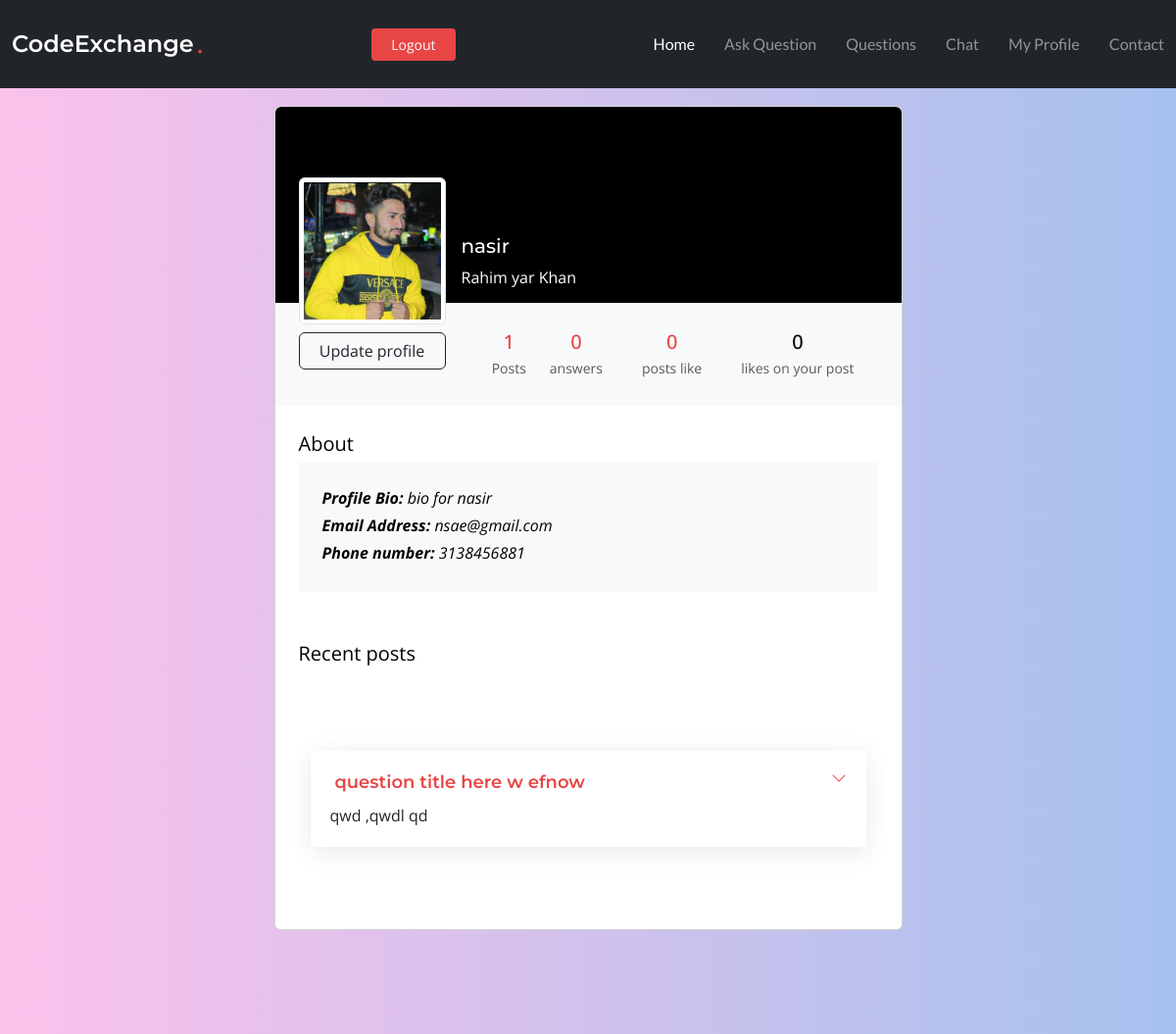
Page /profile/5 (signed in, upper part) on the earlier database version.
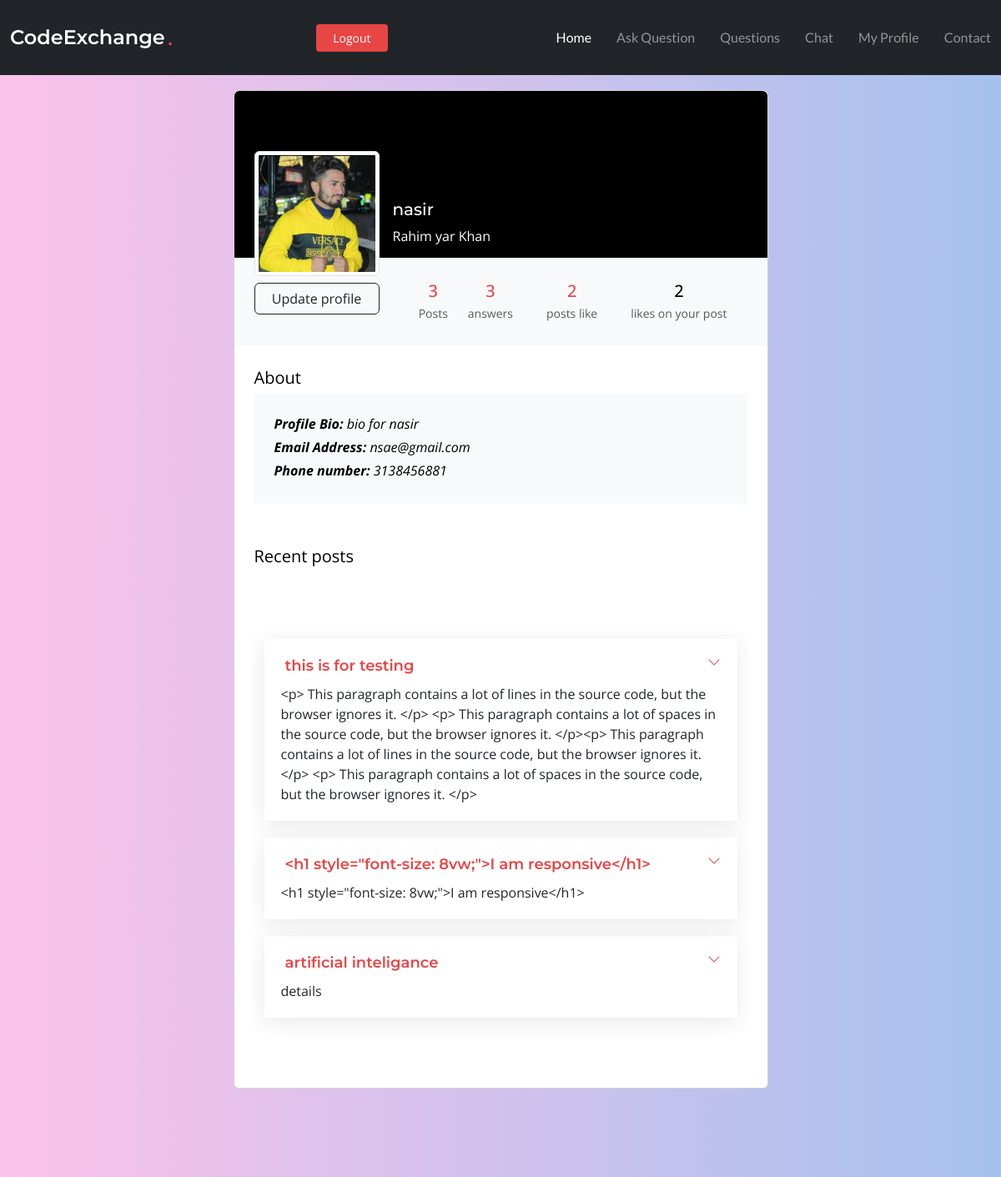
Same page on the later database version.
### app/models.py (models this page shows, shortened)
class Questions(models.Model):
    user = models.ForeignKey(User, on_delete=models.CASCADE)
    title = models.CharField(max_length=1000)
    content = HTMLField()
    likes = models.ManyToManyField(User, related_name='like')
    date_created = models.DateTimeField(default=timezone.now)
    image = models.ImageField(upload_to='question_pic', blank=True, null=True)

### app/views.py (the view)
# urls.py: path("profile/<int:id>", views.profile, name="profile"),
@login_required(login_url='login')
def profile(request, id):
    user = get_object_or_404(User, pk= id)
    total_likes = Questions.objects.filter(likes=user.id).aggregate(total_likes=Count('likes'))['total_likes']
    user_profile = User_profile.objects.filter(user=user.id)
    question_asked = Questions.objects.filter(user=user.id).order_by('-date_created')[:5]
    total_likes_on_yourpost = Questions.objects.filter(user=user).aggregate(total_likes=Count('likes'))['total_likes']
    answers = Answer.objects.filter(name=user)
    return render(request , 'app/profile.html',{'profile':user_profile,'question_asked':question_asked,'answers':answers,'total_likes':total_likes,'total_likes_on_yourpost':total_likes_on_yourpost})

### app/templates/app/profile.html (shortened to what the changed rows need)
{% extends 'base.html' %}
{% block content %}
{% if profile %}
<section class="h-100 gradient-custom-2">
    <div class="container py-5 h-100">
      <div class="row d-flex justify-content-center align-items-center h-100">
        <div class="col col-lg-9 col-xl-7">
          <div class="card">
            <div class="rounded-top text-white d-flex flex-row" style="background-color: #000; height:200px;">
              <div class="ms-4 mt-5 d-flex flex-column" style="width: 150px;">
                <img src="{{ user.profile.image.url }}"
                  alt="Generic placeholder image" class="img-fluid img-thumbnail mt-4 mb-2"
                  style="width: 150px; z-index: 1">
                 <a class="btn btn-outline-dark" style="z-index: 1;" href="{% url 'update_profile' user.id %}">Update profile</a>
              </div>
              <div class="ms-3" style="margin-top: 130px;">
                <h5>{{ user.username }}</h5>
                <p>{{ user.profile.city}}</p>
              </div>
            </div>
            <div class="p-4 text-black" style="background-color: #f8f9fa;">
              <div class="d-flex justify-content-end text-center py-1">
                <a href="{% url 'user_posts' user.id %}">
                <div>
                  <p class="mb-1 h5">{{ question_asked|length }}</p>
                  <p class="small text-muted mb-0">Posts</p>
                </div>
              </a>
                <a href="{% url 'posted_answers' user.id %}">
                <div class="px-3 mx-2">
                  <p class="mb-1 h5">{{ answers|length }}</p>
                  <p class="small text-muted mb-0">answers</p>
                </div>
              </a>
                <a href="{% url 'liked_post' user.id %}">
                <div class="px-3">
                  <p class="mb-1 h5">{{ total_likes }}</p>
                  <p class="small text-muted mb-0">posts like</p>
                </div>
                </a>
                <div class="px-3 mx-2">
                  <p class="mb-1 h5">{{ total_likes_on_yourpost }}</p>
                  <p class="small text-muted mb-0">likes on your post</p>
                </div>
              </div>
            </div>
            <div class="card-body p-4 text-black">
              <div class="mb-5">
                <p class="lead fw-normal mb-1">About</p>
                <div class="p-4" style="background-color: #f8f9fa;">
                  <p class="font-italic mb-1"><b>Profile Bio:</b> {{ user.profile.bio }}</p>
                  <p class="font-italic mb-1"><b>Email Address:</b> {{ user.email }}</p>
                  <p class="font-italic mb-1"><b>Phone number: </b>{{ user.profile.phone }}</p>
                </div>
              </div>
              <div class="d-flex justify-content-between align-items-center mb-4">
                <p class="lead fw-normal mb-0">Recent posts</p>
              </div>
              <div class="row g-2">
                {% if question_asked %}
                <section id="faq" class="faq">
                  <div class="container">
                      <div class="" data-aos="fade-up" data-aos-delay="200">
                        <div class="faq-container">
                          {% for question in question_asked %}
                          <div class="faq-item faq-active">
                            <a href="{% url 'detail' question.id %}"> <h3> <span>{{ question.title }}</span></h3></a>
                            <div class="faq-content">
                              <p>{{ question.content }}</p>
                            </div>
                            <i class="faq-toggle bi bi-chevron-right"></i>
                          </div>
                          {% endfor %}
                        </div>
                      </div>
                    </div>
                  </div>
                </section>
                {% else %}
                <p>nothing posted yet...</p>
                {% endif %}
  {% else %}
  <div style="margin-top: 130px;">
  you didt created your profile yet
    <a href="{% url 'createprofile' user.id %}"  class="btn btn-outline-dark">create profile</a>
  </div>
  {% endif %}
  {% endblock content %}

Differences in the rows shown:
removed Questions: title "question title here w efnow", content "qwd ,qwdl qd"
added Questions: title "this is for testing", content "<p> This paragraph contains a lot of lines in the source code, but the browser ignores it. </p> <p> This paragraph contains a lot of spaces in the source code, but the browser ignores it. </p><p> This paragraph contains a lot of lines in the source code, but the browser ignores it. </p> <p> This paragraph contains a lot of spaces in the source code, but the browser ignores it. </p>"
added Questions: title "<h1 style=\"font-size: 8vw;\">I am responsive</h1>", content "<h1 style=\"font-size: 8vw;\">I am responsive</h1>"
added Questions: title "artificial inteligance", content "details"
Other differences:
{{ question_asked|length }}: "1" → "3"
{{ answers|length }}: "0" → "3"
{{ total_likes }}: "0" → "2"
{{ total_likes_on_yourpost }}: "0" → "2"
